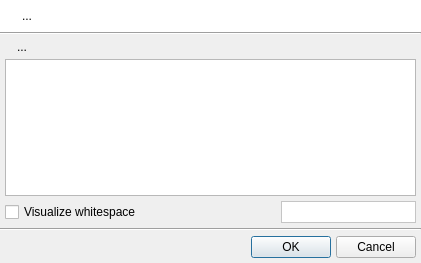
<?xml version="1.0" encoding="UTF-8"?>
<ui version="4.0">
 <class>QULyricsEditorDialog</class>
 <widget class="QDialog" name="QULyricsEditorDialog">
  <property name="geometry">
   <rect>
    <x>0</x>
    <y>0</y>
    <width>421</width>
    <height>263</height>
   </rect>
  </property>
  <property name="windowTitle">
   <string>Edit Lyrics</string>
  </property>
  <property name="windowIcon">
   <iconset resource="../resources/uman.qrc">
    <normaloff>:/control/text_edit.png</normaloff>:/control/text_edit.png</iconset>
  </property>
  <layout class="QVBoxLayout" name="verticalLayout_2">
   <property name="spacing">
    <number>0</number>
   </property>
   <property name="margin">
    <number>0</number>
   </property>
   <item>
    <widget class="QFrame" name="frame">
     <property name="palette">
      <palette>
       <active>
        <colorrole role="Base">
         <brush brushstyle="SolidPattern">
          <color alpha="255">
           <red>255</red>
           <green>255</green>
           <blue>255</blue>
          </color>
         </brush>
        </colorrole>
        <colorrole role="Window">
         <brush brushstyle="SolidPattern">
          <color alpha="255">
           <red>255</red>
           <green>255</green>
           <blue>255</blue>
          </color>
         </brush>
        </colorrole>
       </active>
       <inactive>
        <colorrole role="Base">
         <brush brushstyle="SolidPattern">
          <color alpha="255">
           <red>255</red>
           <green>255</green>
           <blue>255</blue>
          </color>
         </brush>
        </colorrole>
        <colorrole role="Window">
         <brush brushstyle="SolidPattern">
          <color alpha="255">
           <red>255</red>
           <green>255</green>
           <blue>255</blue>
          </color>
         </brush>
        </colorrole>
       </inactive>
       <disabled>
        <colorrole role="Base">
         <brush brushstyle="SolidPattern">
          <color alpha="255">
           <red>255</red>
           <green>255</green>
           <blue>255</blue>
          </color>
         </brush>
        </colorrole>
        <colorrole role="Window">
         <brush brushstyle="SolidPattern">
          <color alpha="255">
           <red>255</red>
           <green>255</green>
           <blue>255</blue>
          </color>
         </brush>
        </colorrole>
       </disabled>
      </palette>
     </property>
     <property name="autoFillBackground">
      <bool>true</bool>
     </property>
     <property name="frameShadow">
      <enum>QFrame::Raised</enum>
     </property>
     <layout class="QHBoxLayout" name="_2">
      <item>
       <widget class="QLabel" name="infoIconLbl">
        <property name="sizePolicy">
         <sizepolicy hsizetype="Fixed" vsizetype="Preferred">
          <horstretch>0</horstretch>
          <verstretch>0</verstretch>
         </sizepolicy>
        </property>
        <property name="text">
         <string/>
        </property>
        <property name="pixmap">
         <pixmap resource="../resources/uman.qrc">:/marks/information.png</pixmap>
        </property>
        <property name="alignment">
         <set>Qt::AlignLeading|Qt::AlignLeft|Qt::AlignTop</set>
        </property>
       </widget>
      </item>
      <item>
       <widget class="QLabel" name="textLbl">
        <property name="text">
         <string>...</string>
        </property>
        <property name="alignment">
         <set>Qt::AlignLeading|Qt::AlignLeft|Qt::AlignTop</set>
        </property>
        <property name="wordWrap">
         <bool>true</bool>
        </property>
       </widget>
      </item>
     </layout>
    </widget>
   </item>
   <item>
    <widget class="Line" name="line_2">
     <property name="orientation">
      <enum>Qt::Horizontal</enum>
     </property>
    </widget>
   </item>
   <item>
    <layout class="QVBoxLayout" name="verticalLayout">
     <property name="spacing">
      <number>5</number>
     </property>
     <property name="margin">
      <number>5</number>
     </property>
     <item>
      <layout class="QHBoxLayout" name="horizontalLayout_2">
       <property name="spacing">
        <number>5</number>
       </property>
       <item>
        <widget class="QLabel" name="label">
         <property name="text">
          <string/>
         </property>
         <property name="pixmap">
          <pixmap resource="../resources/uman.qrc">:/types/text.png</pixmap>
         </property>
        </widget>
       </item>
       <item>
        <widget class="QLabel" name="songLbl">
         <property name="sizePolicy">
          <sizepolicy hsizetype="Expanding" vsizetype="Fixed">
           <horstretch>0</horstretch>
           <verstretch>0</verstretch>
          </sizepolicy>
         </property>
         <property name="text">
          <string>...</string>
         </property>
        </widget>
       </item>
      </layout>
     </item>
     <item>
      <widget class="QULyricsEdit" name="lyrics"/>
     </item>
     <item>
      <layout class="QHBoxLayout" name="horizontalLayout_3">
       <item>
        <widget class="QCheckBox" name="whitespaceChk">
         <property name="sizePolicy">
          <sizepolicy hsizetype="Expanding" vsizetype="Fixed">
           <horstretch>0</horstretch>
           <verstretch>0</verstretch>
          </sizepolicy>
         </property>
         <property name="text">
          <string>Visualize whitespace</string>
         </property>
        </widget>
       </item>
       <item>
        <widget class="QFrame" name="frame_2">
         <property name="sizePolicy">
          <sizepolicy hsizetype="Preferred" vsizetype="Preferred">
           <horstretch>0</horstretch>
           <verstretch>0</verstretch>
          </sizepolicy>
         </property>
         <property name="styleSheet">
          <string>background-color: rgb(255, 255, 255);</string>
         </property>
         <property name="frameShape">
          <enum>QFrame::StyledPanel</enum>
         </property>
         <property name="frameShadow">
          <enum>QFrame::Sunken</enum>
         </property>
         <layout class="QHBoxLayout" name="horizontalLayout">
          <property name="spacing">
           <number>2</number>
          </property>
          <property name="margin">
           <number>2</number>
          </property>
          <item>
           <widget class="QLabel" name="label_2">
            <property name="sizePolicy">
             <sizepolicy hsizetype="Fixed" vsizetype="Preferred">
              <horstretch>0</horstretch>
              <verstretch>0</verstretch>
             </sizepolicy>
            </property>
            <property name="toolTip">
             <string>Search</string>
            </property>
            <property name="text">
             <string/>
            </property>
            <property name="pixmap">
             <pixmap resource="../resources/uman.qrc">:/control/magnifier.png</pixmap>
            </property>
           </widget>
          </item>
          <item>
           <widget class="QLineEdit" name="searchEdit">
            <property name="sizePolicy">
             <sizepolicy hsizetype="Preferred" vsizetype="Fixed">
              <horstretch>0</horstretch>
              <verstretch>0</verstretch>
             </sizepolicy>
            </property>
            <property name="minimumSize">
             <size>
              <width>120</width>
              <height>0</height>
             </size>
            </property>
            <property name="toolTip">
             <string>Type a regular expression to highlight song lines.</string>
            </property>
            <property name="frame">
             <bool>false</bool>
            </property>
           </widget>
          </item>
         </layout>
        </widget>
       </item>
      </layout>
     </item>
    </layout>
   </item>
   <item>
    <widget class="Line" name="line">
     <property name="orientation">
      <enum>Qt::Horizontal</enum>
     </property>
    </widget>
   </item>
   <item>
    <layout class="QHBoxLayout">
     <property name="spacing">
      <number>5</number>
     </property>
     <property name="margin">
      <number>5</number>
     </property>
     <item>
      <spacer>
       <property name="orientation">
        <enum>Qt::Horizontal</enum>
       </property>
       <property name="sizeHint" stdset="0">
        <size>
         <width>40</width>
         <height>20</height>
        </size>
       </property>
      </spacer>
     </item>
     <item>
      <widget class="QPushButton" name="acceptBtn">
       <property name="text">
        <string>OK</string>
       </property>
       <property name="icon">
        <iconset resource="../resources/uman.qrc">
         <normaloff>:/marks/accept.png</normaloff>:/marks/accept.png</iconset>
       </property>
      </widget>
     </item>
     <item>
      <widget class="QPushButton" name="rejectBtn">
       <property name="text">
        <string>Cancel</string>
       </property>
       <property name="icon">
        <iconset resource="../resources/uman.qrc">
         <normaloff>:/marks/cancel.png</normaloff>:/marks/cancel.png</iconset>
       </property>
      </widget>
     </item>
    </layout>
   </item>
  </layout>
 </widget>
 <customwidgets>
  <customwidget>
   <class>QULyricsEdit</class>
   <extends>QListWidget</extends>
   <header>QULyricsEdit.h</header>
  </customwidget>
 </customwidgets>
 <resources>
  <include location="../resources/uman.qrc"/>
 </resources>
 <connections/>
</ui>
